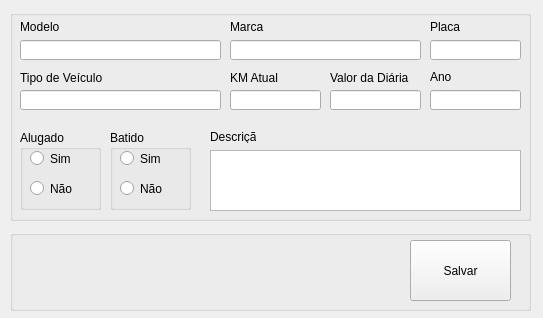
<?xml version="1.0" encoding="UTF-8"?>
<ui version="4.0">
 <class>frmVeiculos</class>
 <widget class="QWidget" name="frmVeiculos">
  <property name="geometry">
   <rect>
    <x>0</x>
    <y>0</y>
    <width>543</width>
    <height>318</height>
   </rect>
  </property>
  <property name="windowTitle">
   <string>Cadastro de Veículos</string>
  </property>
  <property name="windowIcon">
   <iconset>
    <normaloff>../Imagens/btnCadCli.png</normaloff>../Imagens/btnCadCli.png</iconset>
  </property>
  <widget class="QGroupBox" name="groupBox">
   <property name="geometry">
    <rect>
     <x>10</x>
     <y>10</y>
     <width>521</width>
     <height>211</height>
    </rect>
   </property>
   <property name="title">
    <string/>
   </property>
   <widget class="QLabel" name="label">
    <property name="geometry">
     <rect>
      <x>10</x>
      <y>10</y>
      <width>46</width>
      <height>13</height>
     </rect>
    </property>
    <property name="text">
     <string>Modelo</string>
    </property>
   </widget>
   <widget class="QLabel" name="label_2">
    <property name="geometry">
     <rect>
      <x>220</x>
      <y>10</y>
      <width>46</width>
      <height>13</height>
     </rect>
    </property>
    <property name="text">
     <string>Marca</string>
    </property>
   </widget>
   <widget class="QLabel" name="lbEndereco">
    <property name="geometry">
     <rect>
      <x>220</x>
      <y>60</y>
      <width>51</width>
      <height>16</height>
     </rect>
    </property>
    <property name="text">
     <string>KM Atual</string>
    </property>
   </widget>
   <widget class="QLabel" name="lbEmail">
    <property name="geometry">
     <rect>
      <x>420</x>
      <y>10</y>
      <width>46</width>
      <height>13</height>
     </rect>
    </property>
    <property name="text">
     <string>Placa</string>
    </property>
   </widget>
   <widget class="QLineEdit" name="edtModelo">
    <property name="geometry">
     <rect>
      <x>10</x>
      <y>30</y>
      <width>201</width>
      <height>20</height>
     </rect>
    </property>
   </widget>
   <widget class="QLineEdit" name="edtMarca">
    <property name="geometry">
     <rect>
      <x>220</x>
      <y>30</y>
      <width>191</width>
      <height>20</height>
     </rect>
    </property>
   </widget>
   <widget class="QLineEdit" name="edtAno">
    <property name="geometry">
     <rect>
      <x>420</x>
      <y>80</y>
      <width>91</width>
      <height>20</height>
     </rect>
    </property>
   </widget>
   <widget class="QLineEdit" name="edtKm">
    <property name="geometry">
     <rect>
      <x>220</x>
      <y>80</y>
      <width>91</width>
      <height>20</height>
     </rect>
    </property>
   </widget>
   <widget class="QLineEdit" name="edtDiaria">
    <property name="geometry">
     <rect>
      <x>320</x>
      <y>80</y>
      <width>91</width>
      <height>20</height>
     </rect>
    </property>
   </widget>
   <widget class="QLineEdit" name="edtTipo">
    <property name="geometry">
     <rect>
      <x>10</x>
      <y>80</y>
      <width>201</width>
      <height>20</height>
     </rect>
    </property>
   </widget>
   <widget class="QLineEdit" name="edtPlaca">
    <property name="geometry">
     <rect>
      <x>420</x>
      <y>30</y>
      <width>91</width>
      <height>20</height>
     </rect>
    </property>
   </widget>
   <widget class="QLabel" name="label_3">
    <property name="geometry">
     <rect>
      <x>420</x>
      <y>60</y>
      <width>46</width>
      <height>13</height>
     </rect>
    </property>
    <property name="text">
     <string>Ano</string>
    </property>
   </widget>
   <widget class="QGroupBox" name="groupBox_3">
    <property name="geometry">
     <rect>
      <x>10</x>
      <y>120</y>
      <width>81</width>
      <height>80</height>
     </rect>
    </property>
    <property name="title">
     <string>Alugado</string>
    </property>
    <widget class="QRadioButton" name="rbAlugado">
     <property name="geometry">
      <rect>
       <x>10</x>
       <y>20</y>
       <width>82</width>
       <height>17</height>
      </rect>
     </property>
     <property name="text">
      <string>Sim</string>
     </property>
    </widget>
    <widget class="QRadioButton" name="rbDisponivel">
     <property name="geometry">
      <rect>
       <x>10</x>
       <y>50</y>
       <width>82</width>
       <height>17</height>
      </rect>
     </property>
     <property name="text">
      <string>Não</string>
     </property>
    </widget>
   </widget>
   <widget class="QGroupBox" name="groupBox_4">
    <property name="geometry">
     <rect>
      <x>100</x>
      <y>120</y>
      <width>81</width>
      <height>80</height>
     </rect>
    </property>
    <property name="title">
     <string>Batido</string>
    </property>
    <widget class="QRadioButton" name="rbBatido">
     <property name="geometry">
      <rect>
       <x>10</x>
       <y>20</y>
       <width>82</width>
       <height>17</height>
      </rect>
     </property>
     <property name="text">
      <string>Sim</string>
     </property>
    </widget>
    <widget class="QRadioButton" name="rbPerfeito">
     <property name="geometry">
      <rect>
       <x>10</x>
       <y>50</y>
       <width>82</width>
       <height>17</height>
      </rect>
     </property>
     <property name="text">
      <string>Não</string>
     </property>
    </widget>
   </widget>
   <widget class="QLabel" name="label_4">
    <property name="geometry">
     <rect>
      <x>320</x>
      <y>60</y>
      <width>81</width>
      <height>16</height>
     </rect>
    </property>
    <property name="text">
     <string>Valor da Diária</string>
    </property>
   </widget>
   <widget class="QLabel" name="label_5">
    <property name="geometry">
     <rect>
      <x>200</x>
      <y>120</y>
      <width>46</width>
      <height>13</height>
     </rect>
    </property>
    <property name="text">
     <string>Descrição</string>
    </property>
   </widget>
   <widget class="QLabel" name="label_6">
    <property name="geometry">
     <rect>
      <x>10</x>
      <y>60</y>
      <width>91</width>
      <height>16</height>
     </rect>
    </property>
    <property name="text">
     <string>Tipo de Veículo</string>
    </property>
   </widget>
   <widget class="QTextEdit" name="txtDescricao">
    <property name="geometry">
     <rect>
      <x>200</x>
      <y>140</y>
      <width>311</width>
      <height>61</height>
     </rect>
    </property>
   </widget>
  </widget>
  <widget class="QGroupBox" name="groupBox_2">
   <property name="geometry">
    <rect>
     <x>10</x>
     <y>230</y>
     <width>521</width>
     <height>81</height>
    </rect>
   </property>
   <property name="title">
    <string/>
   </property>
   <widget class="QPushButton" name="btnSalvar">
    <property name="geometry">
     <rect>
      <x>400</x>
      <y>10</y>
      <width>101</width>
      <height>61</height>
     </rect>
    </property>
    <property name="cursor">
     <cursorShape>PointingHandCursor</cursorShape>
    </property>
    <property name="text">
     <string>Salvar</string>
    </property>
    <property name="icon">
     <iconset>
      <normaloff>../../Imagens/save.png</normaloff>../../Imagens/save.png</iconset>
    </property>
    <property name="iconSize">
     <size>
      <width>35</width>
      <height>35</height>
     </size>
    </property>
   </widget>
  </widget>
 </widget>
 <resources/>
 <connections/>
</ui>
